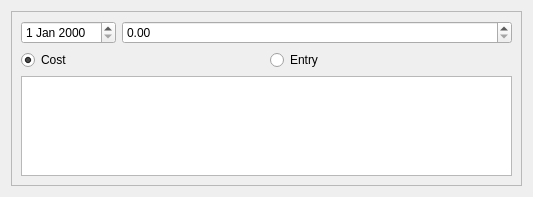
<?xml version="1.0" encoding="UTF-8"?>
<ui version="4.0">
 <class>TransactionDialogForm</class>
 <widget class="QWidget" name="TransactionDialogForm">
  <property name="geometry">
   <rect>
    <x>0</x>
    <y>0</y>
    <width>533</width>
    <height>197</height>
   </rect>
  </property>
  <property name="windowTitle">
   <string>Form</string>
  </property>
  <layout class="QVBoxLayout" name="verticalLayout">
   <item>
    <widget class="QFrame" name="frame">
     <property name="frameShape">
      <enum>QFrame::StyledPanel</enum>
     </property>
     <property name="frameShadow">
      <enum>QFrame::Raised</enum>
     </property>
     <layout class="QFormLayout" name="formLayout">
      <item row="0" column="0">
       <widget class="QDateEdit" name="dateEdit"/>
      </item>
      <item row="0" column="1">
       <widget class="QDoubleSpinBox" name="amoutDSP"/>
      </item>
      <item row="3" column="0" colspan="2">
       <widget class="QTextEdit" name="commentTextEdit"/>
      </item>
      <item row="2" column="0" colspan="2">
       <layout class="QHBoxLayout" name="horizontalLayout">
        <item>
         <widget class="QRadioButton" name="costRadioButton">
          <property name="text">
           <string>Cost</string>
          </property>
          <property name="checked">
           <bool>true</bool>
          </property>
         </widget>
        </item>
        <item>
         <widget class="QRadioButton" name="entryRadioButton">
          <property name="text">
           <string>Entry</string>
          </property>
         </widget>
        </item>
       </layout>
      </item>
     </layout>
    </widget>
   </item>
  </layout>
 </widget>
 <resources/>
 <connections/>
</ui>
